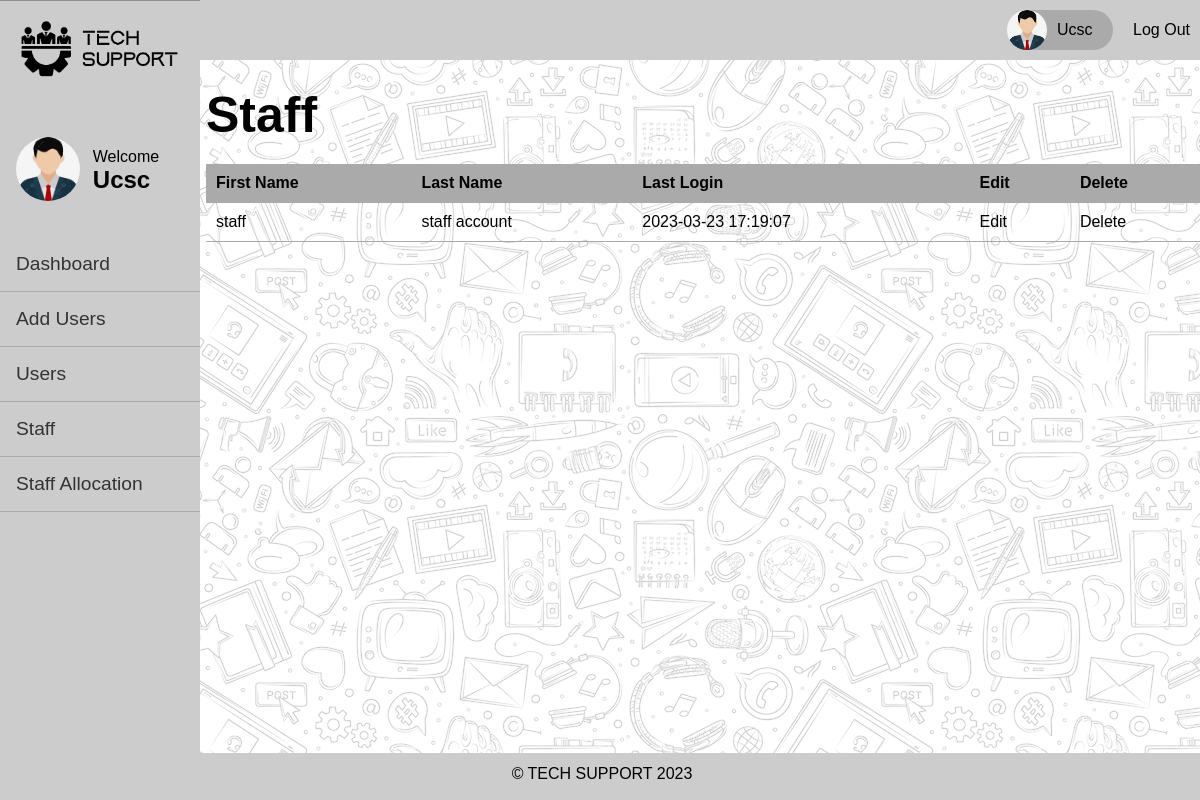
/staff.php (signed in), run on an earlier commit of the app's database.
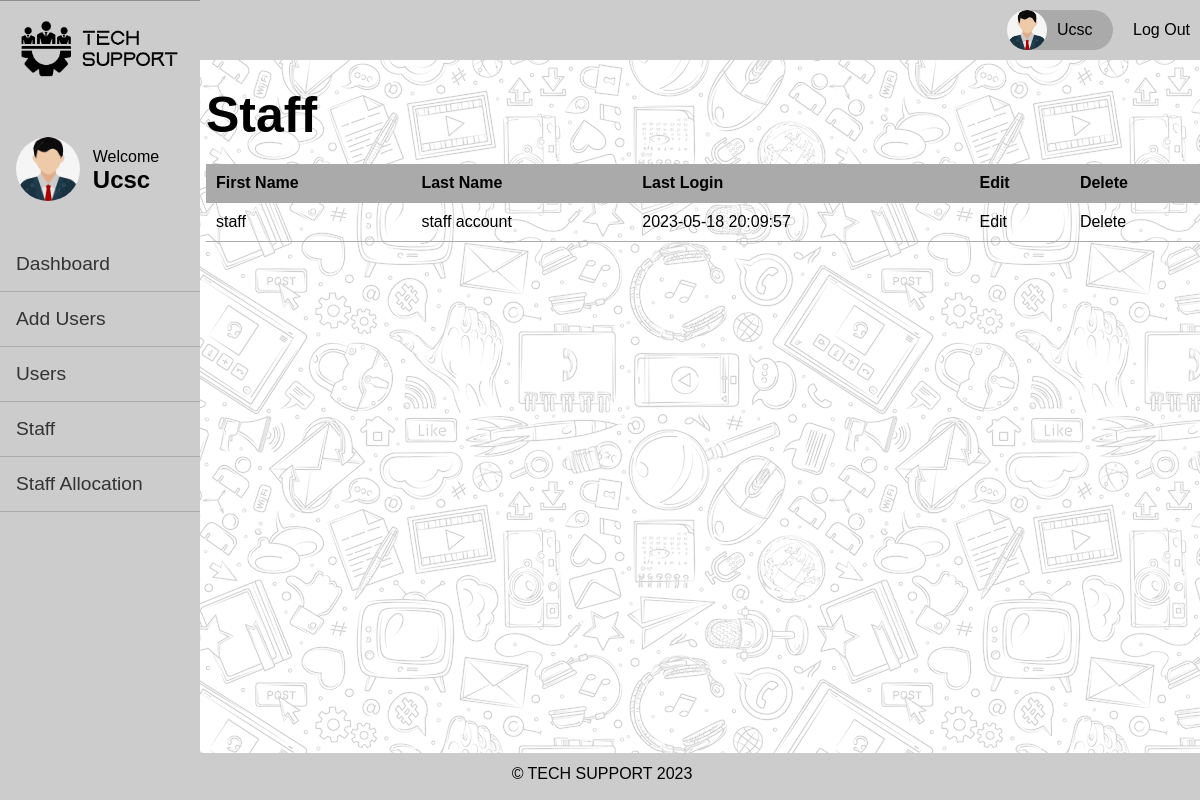
And on a later commit of the database.
### tables this page shows
CREATE TABLE `tbl_user` (
  `id` int(11) NOT NULL,
  `first_name` varchar(50) NOT NULL,
  `last_name` varchar(100) NOT NULL,
  `email` varchar(100) NOT NULL,
  `password` varchar(40) NOT NULL,
  `last_login` datetime NOT NULL,
  `type` varchar(5) NOT NULL,
  `is_deleted` tinyint(1) NOT NULL
);

### staff.php (the view, shortened to what this page needs)
<?php require_once('inc/connection.php'); ?>
<?php require_once('inc/functions.php'); ?>
<?php
$user_list = '';
$query = "SELECT * FROM tbl_user WHERE is_deleted=0 AND type='staff' ORDER BY first_name";
$users = mysqli_query($connection, $query);
while ($user = mysqli_fetch_assoc($users)) {
	$user_list .= "<tr>";
	$user_list .= "<td>{$user['first_name']}</td>";
	$user_list .= "<td>{$user['last_name']}</td>";
	$user_list .= "<td>{$user['last_login']}</td>";
	$user_list .= "<td><a href=\"modify-user.php?user_id={$user['id']}\">Edit</a></td>";
	$user_list .= "<td><a href=\"delete-user.php?user_id={$user['id']}\">Delete</a></td>";
	$user_list .= "</tr>";
}
?>
<!DOCTYPE html>
<html lang="en">
<head>
	<link rel="stylesheet" href="css/main.css">
</head>
<body>
	<main>
		<div class="content">
			<h1>Staff</h1>
			<table class="masterlist">
				<tr>
					<th>First Name</th>
					<th>Last Name</th>
					<th>Last Login</th>
					<th>Edit</th>
					<th>Delete</th>
				</tr>
				<?php echo $user_list; ?>
			</table>
		</div>
	</main>
</body>
</html>

What changed in the data, as far as the page shows it:
changed tbl_user "staff": last_login "2023-03-23 17:19:07" → "2023-05-18 20:09:57"
